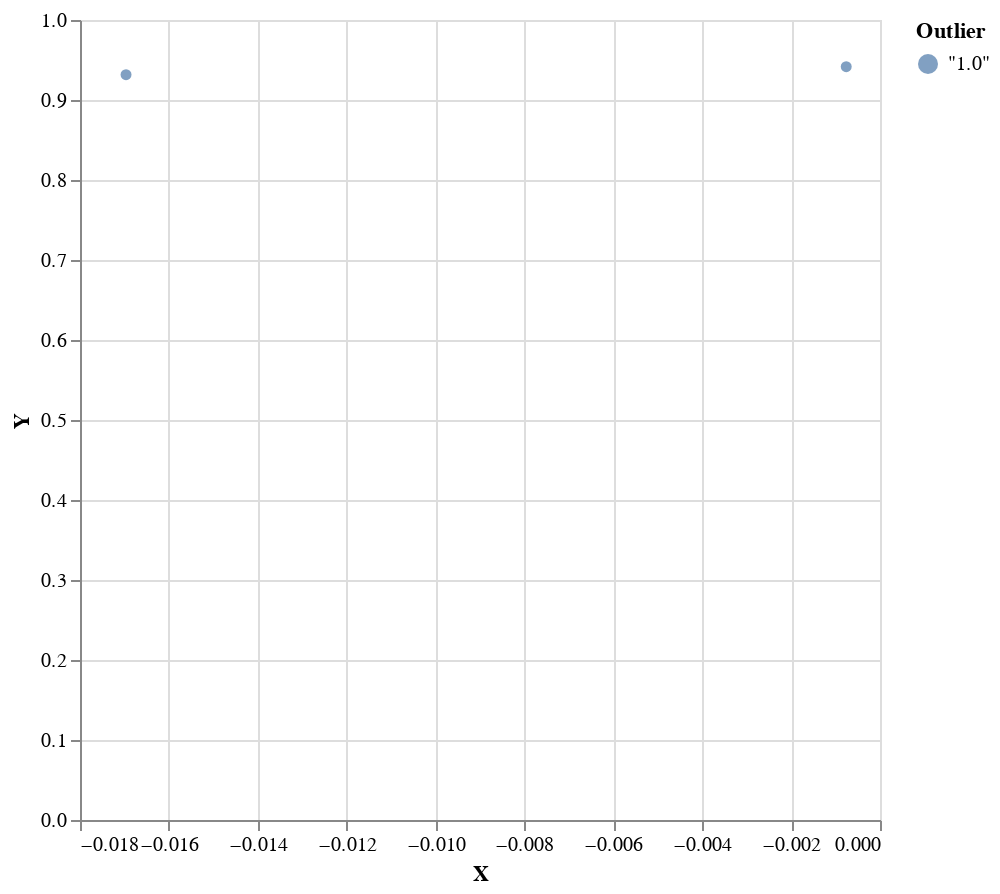

Write notebook code for a chart like this one.
### Code cell
plotVega ( zip positions $ Prelude.repeat $ T.pack "1.0")

### Figure 1 — Vega-Lite specification as saved in the notebook (floating-point values rounded to 4 significant figures)
{"$schema": "https://vega.github.io/schema/vega-lite/v4.json", "data": {"values": [{"Outlier": "\"1.0\"", "X": -0.0007598, "Y": 0.9416}, {"Outlier": "\"1.0\"", "X": -0.01696, "Y": 0.9316}]}, "encoding": {"color": {"field": "Outlier"}, "x": {"field": "X", "type": "quantitative"}, "y": {"field": "Y", "type": "quantitative"}}, "height": 400, "mark": "circle", "width": 400}
